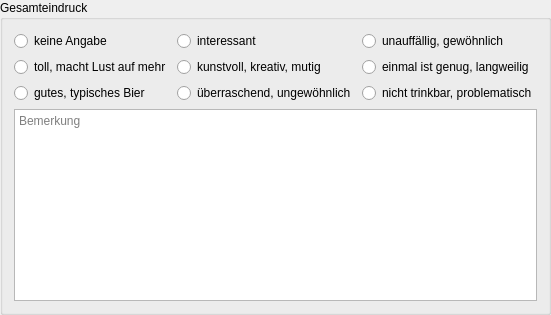
         <widget class="QGroupBox" name="groupBox1">
          <property name="title">
           <string>Gesamteindruck</string>
          </property>
          <layout class="QGridLayout" name="gridLayout_12">
           <item row="2" column="1">
            <widget class="RadioButton" name="rbGesamteindruck_3">
             <property name="text">
              <string>überraschend, ungewöhnlich</string>
             </property>
            </widget>
           </item>
           <item row="2" column="2">
            <widget class="RadioButton" name="rbGesamteindruck_7">
             <property name="text">
              <string>nicht trinkbar, problematisch</string>
             </property>
            </widget>
           </item>
           <item row="0" column="2">
            <widget class="RadioButton" name="rbGesamteindruck_5">
             <property name="text">
              <string>unauffällig, gewöhnlich</string>
             </property>
            </widget>
           </item>
           <item row="0" column="0">
            <widget class="RadioButton" name="rbGesamteindruck_ka">
             <property name="text">
              <string>keine Angabe</string>
             </property>
            </widget>
           </item>
           <item row="0" column="1">
            <widget class="RadioButton" name="rbGesamteindruck_2">
             <property name="text">
              <string>interessant</string>
             </property>
            </widget>
           </item>
           <item row="1" column="0">
            <widget class="RadioButton" name="rbGesamteindruck_0">
             <property name="text">
              <string>toll, macht Lust auf mehr</string>
             </property>
            </widget>
           </item>
           <item row="2" column="0">
            <widget class="RadioButton" name="rbGesamteindruck_1">
             <property name="text">
              <string>gutes, typisches Bier</string>
             </property>
            </widget>
           </item>
           <item row="1" column="1">
            <widget class="RadioButton" name="rbGesamteindruck_4">
             <property name="text">
              <string>kunstvoll, kreativ, mutig</string>
             </property>
            </widget>
           </item>
           <item row="1" column="2">
            <widget class="RadioButton" name="rbGesamteindruck_6">
             <property name="text">
              <string>einmal ist genug, langweilig</string>
             </property>
            </widget>
           </item>
           <item row="3" column="0" colspan="3">
            <widget class="QPlainTextEdit" name="tbGesamteindruck">
             <property name="minimumSize">
              <size>
               <width>0</width>
               <height>42</height>
              </size>
             </property>
             <property name="toolTip">
              <string>&lt;html&gt;&lt;head/&gt;&lt;body&gt;&lt;p&gt;Hier ist Platz für frei formulierte &lt;span style=&quot; font-weight:600;&quot;&gt;Ausführungen&lt;/span&gt; zum Gesamteindruck.&lt;/p&gt;&lt;p&gt;Unter Gesamteindruck wird ein Resümee der Bewertung verstanden. Hierbei werden oft herausstechende Eigenschaften betont, das Bier auf Stilvorgaben hin abgeglichen.&lt;/p&gt;&lt;p&gt;Typsiche Fragen sind: Haben sich die Geschmacks-, Geruchs- und taktilen Komponenten gut miteinander vertragen, war das Bier abgerundet? Hat eine Komponente überwogen, das Bild ins Ungleichgewicht gebracht? Waren die sortentypische Rezenz, die Bittere, das Aroma und die Vollmundigkeit richtig? War eine bestimmte Komponente, die wir nicht als sortentypisch einordnen konnten, dennoch angenehm, interessant, also durchaus erfahrenswert?&lt;/p&gt;&lt;p&gt;&lt;span style=&quot; font-weight:600; color:#fc0107;&quot;&gt;Achtung: &lt;/span&gt;Ein Sud muss im &lt;span style=&quot; font-weight:600;&quot;&gt;Tab Abfülldaten &lt;/span&gt;als abgefüllt markiert worden sein, bevor man ihn hier tätig werden kann.&lt;/p&gt;&lt;/body&gt;&lt;/html&gt;</string>
             </property>
             <property name="placeholderText">
              <string>Bemerkung</string>
             </property>
            </widget>
           </item>
          </layout>
         </widget>
